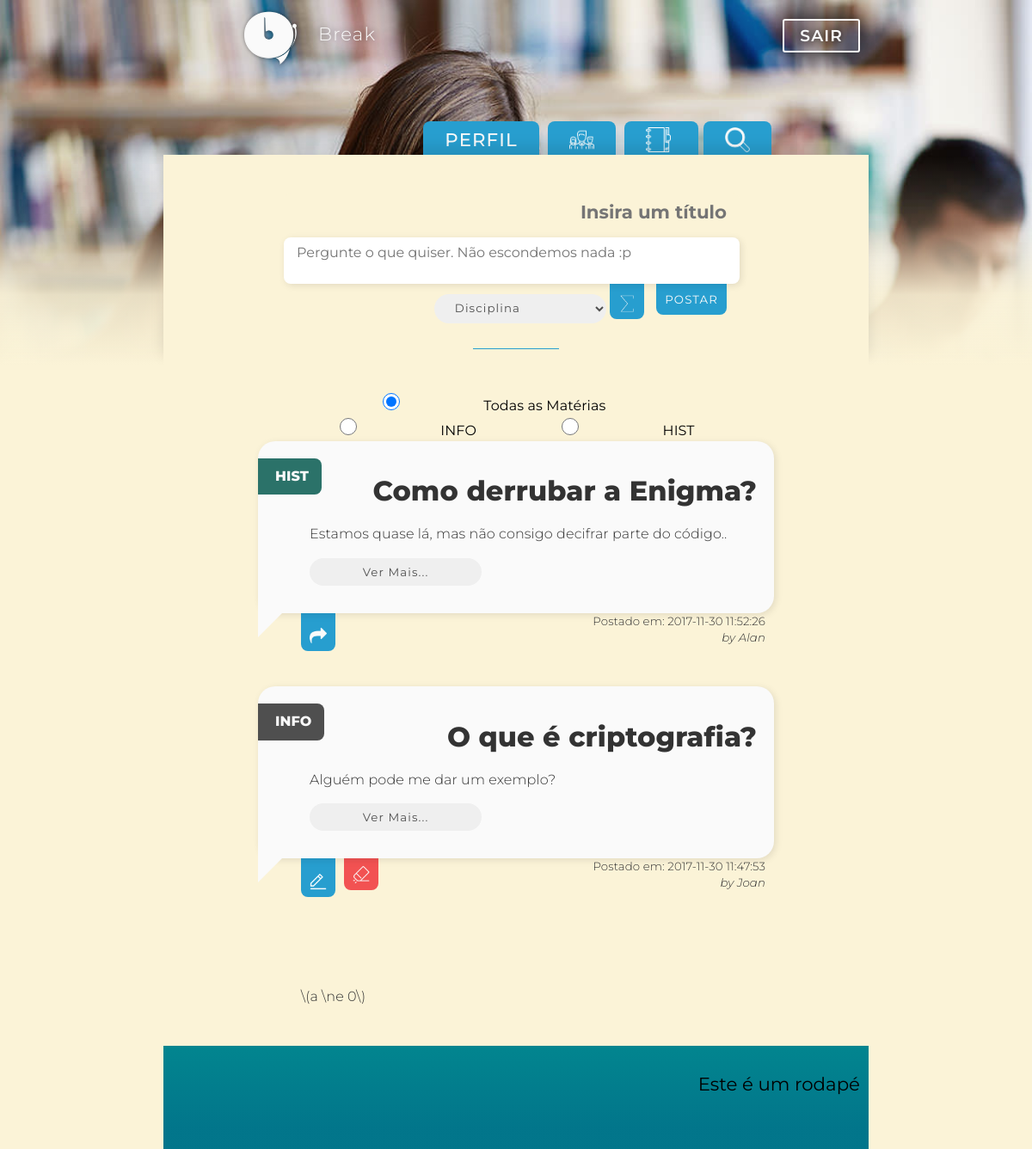
Page /index.php (signed in) on the committed database.
### tables this page shows
CREATE TABLE `pergunta` (
  `idpergunta` int(11) NOT NULL,
  `prg_titulo` varchar(50) NOT NULL,
  `prg_descricao` text,
  `prg_respondida` tinyint(1) NOT NULL DEFAULT '0',
  `prg_registro` datetime NOT NULL DEFAULT CURRENT_TIMESTAMP,
  `fk_disciplina` int(11) NOT NULL,
  `fk_usuario` int(11) NOT NULL,
  `prg_tipo` varchar(8) NOT NULL DEFAULT 'pergunta'
);

CREATE TABLE `disciplina` (
  `iddisciplina` int(11) NOT NULL,
  `disc_nome` varchar(45) NOT NULL,
  `disc_apelido` varchar(8) DEFAULT NULL,
  `disc_back_color` varchar(7) DEFAULT NULL,
  `disc_textcolor` varchar(7) DEFAULT '#fafafa'
);

CREATE TABLE `usuario` (
  `idusuario` int(11) NOT NULL,
  `nome_user` varchar(45) NOT NULL,
  `sobrenome_user` varchar(45) NOT NULL,
  `email` varchar(45) DEFAULT NULL,
  `login` varchar(45) DEFAULT NULL,
  `senha` varchar(45) DEFAULT NULL,
  `sexo` char(1) DEFAULT NULL,
  `dataNasc` date DEFAULT NULL,
  `escolaridade` text
);

### dao-conteudo-feed.php (called while the page is built)
<?php
function listaMateriasDoPost($conexao)
{
    $materias = array();
    $query = "SELECT p.fk_disciplina, d.disc_nome, d.disc_apelido
              FROM pergunta AS p INNER JOIN disciplina AS d
              ON p.fk_disciplina = d.iddisciplina
              GROUP BY p.fk_disciplina; ";
    $resultado = mysqli_query($conexao, $query);
    while ($materia = mysqli_fetch_assoc($resultado))
    {
        array_push($materias, $materia);
    }
    return $materias;
}

### dao-pergunta.php (called while the page is built, shortened)
<?php
  function listaPergunta($conexao){
      $perguntas = array();
      $resultado = mysqli_query($conexao, "SELECT p.*, d.disc_nome, d.disc_textcolor, d.disc_back_color, d.disc_apelido, u.nome_user
                                            FROM disciplina AS d
                                              JOIN pergunta AS p ON p.fk_disciplina = d.iddisciplina
                                              JOIN usuario AS u ON u.idusuario = p.fk_usuario
                                            ORDER BY (p.prg_registro) desc;");
      while ($pergunta = mysqli_fetch_assoc($resultado)){
        array_push($perguntas, $pergunta);
      }
      return $perguntas;
  }

### index.php (the view, shortened to what this page needs)
<?php
	require 'header.php';
?>
	<link rel="stylesheet" type="text/css" href="css/feed.css">
</head>
<body onload="loading();">
	<?php
		include 'essencials/top.php';
	?>
	<div class="main">
	<?php include 'tabs.php'; ?>
		<div id="grad">
			<div id="header_main">
				<div id="header_space2">
					<form id="postar" action="adiciona-pergunta.php" method="post">
						<div class="post_area">
							<textarea id="title_perg" onkeyup="ajustarTamanho(this)" placeholder="Insira um título"
												name="title_perg" required autofocus></textarea>
							<textarea onkeyup="ajustarTamanho(this)" placeholder="Pergunte o que quiser. Não escondemos nada :p"
												name="pergunta" required></textarea>
							<div id="post_btns">
								<select class="" name="id_disciplina" required>
										<option value="">Disciplina</option>
								</select>
								<button type="button" id="btn_opt" onclick="show_tools()">
										<img id="btn_opt_img" src="img/sum_icon.png" alt="+-*:" title="Usar símbolos Matemáticos">
								</button>
								<input type="submit" value="POSTAR" id="btn_posta"/>
							</div>
						</div>
					</form>
				</div>
				<hr>
			</div>
		</div>
		<div class="back_main">
			<div id="content">
				<div id="text_content">
					<?php	include("feed.php");?>
					<p> \(a \ne 0\)</p>
				</div>
			</div>
		</div>
	</div>
	<div class="back_rodape">
		<div id="rodape">
			<h3> Este é um rodapé </h3>
		</div>
	</div>
</body>
</html>

### feed.php (shortened to what this page needs)
<?php
  require 'dao-pergunta.php';
  require 'dao-conteudo-feed.php';
  $materias = listaMateriasDoPost($conexao);
  $perguntas = listaPergunta($conexao);
?>
<link rel="stylesheet" type="text/css" href="css/filtro-conteudo.css">
<div id="text_content">
      <input type="radio" onclick="filterSelection('all')" name="materia" checked> Todas as Matérias
  <?php
    foreach ($materias as $materia) {
  ?>
      <input type="radio" onclick="filterSelection('<?=$materia['disc_apelido']?>')" name="materia"> <?=$materia['disc_apelido']?>
  <?php
    }
   ?>
  <?php
    foreach ($perguntas as $pergunta) :
  ?>
  <div id="topic" class="filterDiv <?=$pergunta['disc_apelido']?> show">
    <div id="balaozin">
      <div id="tag_disc" style="background-color: <?=$pergunta['disc_back_color']?>;">
        <p id="text_tag" style="color:  <?=$pergunta['disc_textcolor']?>;">
          <?=$pergunta['disc_apelido']?>
        </p>
      </div>
      <h2><span style="font-weight: 800;"><?= $pergunta['prg_titulo']?></h2>
      <p id="p_desc"><?=substr($pergunta['prg_descricao'], 0, 70)?></p>
      <form action="pergunta-detalhe.php" method="post">
          <input type="submit" name="" value="Ver Mais...">
      </form>
    </div ::after>
    <div id="baixo_balaozin">
        <p class="header_space2">
            Postado em: <time><?=$pergunta['prg_registro']?></time>
        </p>
        <p class="header_space2">
          <i>by <?=$pergunta['nome_user']?></i>
        </p>
        <?php
          if($pergunta['fk_usuario'] != $_SESSION['id_usuario']) {
        ?>
          <form action="pergunta-detalhe.php" method="post">
              <div id="reply">
                <button id="btn_opt">
                    <img id="btn_opt_img" src="img/reply.png" alt=""/>
                </button>
              </div>
          </form>
        <?php
          }else{
        ?>
          <div id="opt">
            <form action="form-altera-pergunta.php" method="post">
                <div id="reply">
                  <button id="btn_opt">
                      <img id="btn_opt_img" src="img/edit.png" alt=""/>
                  </button>
                </div>
            </form>
            <form  action="exclui-pergunta.php" method="post" class="opt">
                <div id="reply2">
                  <button id="btn_opt_erase">
                      <img id="btn_opt_img" src="img/eraser.png" alt=""/>
                  </button>
                </div>
            </form>
          </div>
      <?php
          }
      ?>
    </div>
  </div>
    <?php
      endforeach
     ?>

### css/filtro-conteudo.css (style rules this page uses)
.filterDiv { display: none; }
.show { display: block; }

### rows in the picture
pergunta: fk_disciplina.disc_apelido "HIST", prg_titulo "Como derrubar a Enigma?", prg_descricao "Estamos quase lá, mas não consigo decifrar parte do código..", prg_registro "2017-11-30 11:52:26", fk_usuario.nome_user "Alan"
pergunta: fk_disciplina.disc_apelido "INFO", prg_titulo "O que é criptografia?", prg_descricao "Alguém pode me dar um exemplo?", prg_registro "2017-11-30 11:47:53", fk_usuario.nome_user "Joan"

### other values in the picture
$materia['disc_apelido'] "INFO"
$materia['disc_apelido'] "HIST"
